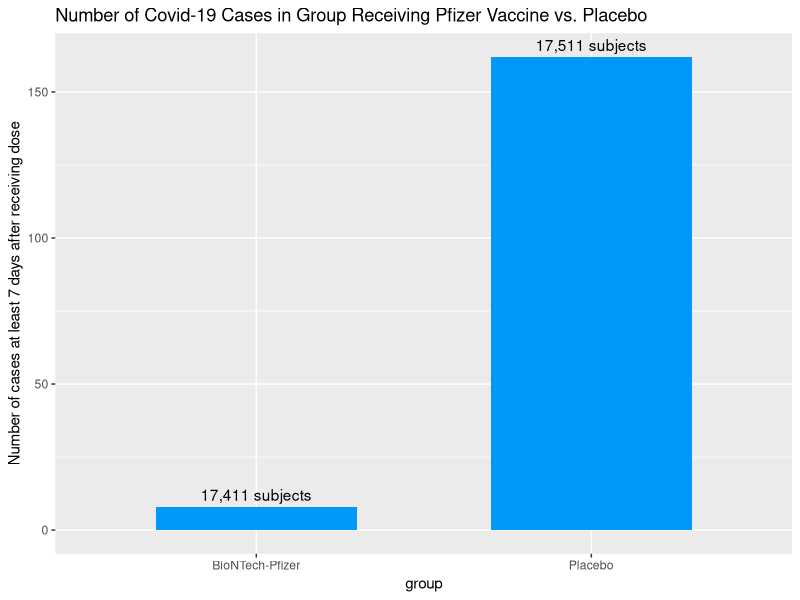

The R script that drew this image:
## ---- chunk 1
knitr::opts_chunk$set(echo = TRUE)
library(ggplot2)
## ---- chunk 2
mle <- (170 - 2*8)/(170-8)
mle
## ---- chunk 3
se <- (1-mle)*(2-mle)/sqrt(8*(2-mle)^2 - 170*(1-mle)^2)
se
## ---- chunk 4
L_mle <- choose(170, 8)*(1-mle)^8/(2-mle)^170
log_mle <- log(choose(170, 8)) + log((1-mle)^8) -log((2-mle)^170)
L_mle
log_mle
## ---- chunk 5
null = 0.3
L_null <- choose(170, 8)*(1-null)^8/(2-null)^170
log_null <- log(choose(170, 8)) + log((1-null)^8) -log((2-null)^170)
L_null
log_null
## ---- chunk 6
w = 2*log(log_mle - log_null)
w
## ---- chunk 7
pvalue = pchisq(w, df=1, lower.tail = F)
pvalue
## ---- chunk 8
data = data.frame(
  group = c("BioNTech-Pfizer", "Placebo"),
  num_cases = c(8, 162),
  count = c("17,411 subjects", "17,511 subjects")
)

ggplot(data, aes(x = group, y = num_cases)) + 
    geom_col(fill = "#0099f9", width = 0.6) +  labs(
      title = "Number of Covid-19 Cases in Group Receiving Pfizer Vaccine vs. Placebo", y= "Number of cases at least 7 days after receiving dose"
  ) + geom_text(aes(label = count), vjust=-0.5)
## ---- chunk 9

